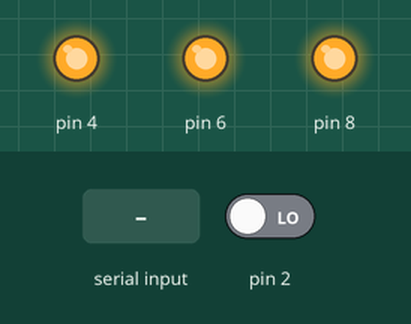
The sketch below on a simulated Arduino Uno, built with avr-gcc and run on an emulated ATmega328P. Parts: output pins drawn as LEDs (lit = HIGH). The test bench sets the inputs (shaded band); at power-on: pin 2 LOW.

Above: at 1.2 s.
1.3 s: "r" received over Serial
At 2.4 s:
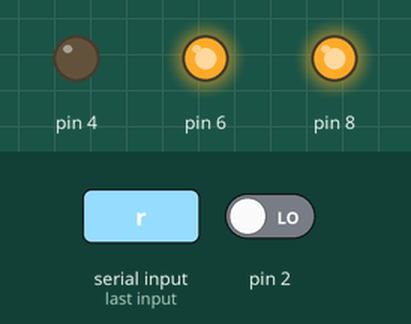
2.8 s: "g" received over Serial
At 3.5 s:
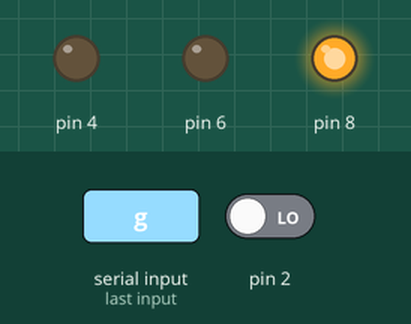
4.3 s: "R" received over Serial
At 4.6 s:
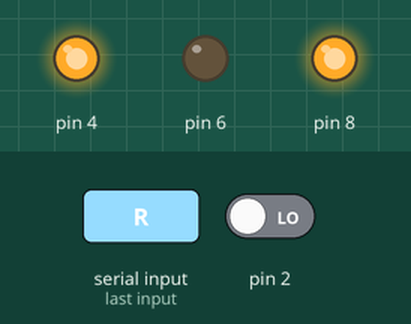
5.8 s: "b" received over Serial
At 7.0 s:
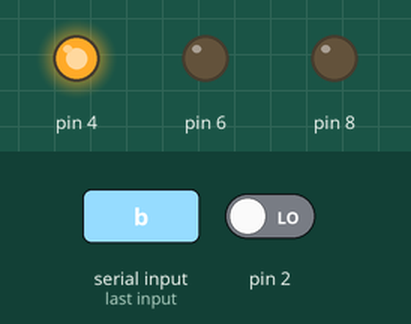
7.3 s: "G" received over Serial
At 8.1 s:
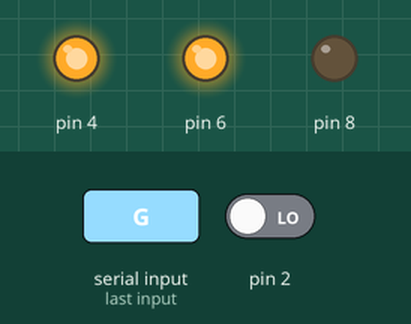
Timing chart, 0 to 10.3 s (numbered marks = the images above; inputs shaded):
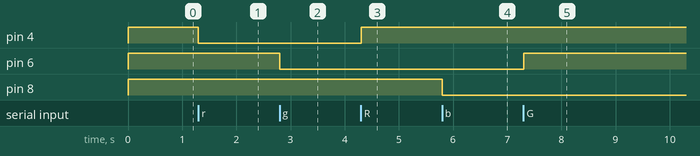

Measured:
- after the input at 1.3 s, pin 4: HIGH → LOW at once
- after the input at 2.8 s, pin 6: HIGH → LOW at once
- after the input at 4.3 s, pin 4: LOW → HIGH at once
- after the input at 5.8 s, pin 8: HIGH → LOW at once
- after the input at 7.3 s, pin 6: LOW → HIGH at once

The sketch:

VoiceCommandsToArduino.ino
```cpp
/*******************************************************************************
* Arduino program to send/receive commands via serial
* Circuit: 1) Push-button connected to pin 2.
* *        2) Red, green and blue LEDs connected to pins 4, 6 and 8.
*******************************************************************************/

char incomingdata;
int pin2_previous_scan;

void setup() {
   // put your setup code here, to run once:
   pinMode(4, OUTPUT);
   pinMode(6, OUTPUT);
   pinMode(8, OUTPUT);
   pinMode(2, INPUT);

   Serial.begin(9600);
   pin2_previous_scan = false;

   digitalWrite(4, HIGH);
   digitalWrite(6, HIGH);
   digitalWrite(8, HIGH);
}

void loop()
{
  // put your main code here, to run repeatedly:
   if (Serial.available() > 0)
   {
      incomingdata = Serial.read();

      if (incomingdata == 'R')
          digitalWrite(4, HIGH);
      else if (incomingdata == 'r')
          digitalWrite(4, LOW);
      if (incomingdata == 'G')
          digitalWrite(6, HIGH);
      else if (incomingdata == 'g')
          digitalWrite(6, LOW);
      if (incomingdata == 'B')
          digitalWrite(8, HIGH);
      else if (incomingdata == 'b')
          digitalWrite(8, LOW);
   }

   if(digitalRead(2) == 1 && pin2_previous_scan == 0)
       Serial.print("Input 2 has been activated");

   pin2_previous_scan = digitalRead(2);
   //delay(10);
}
```
